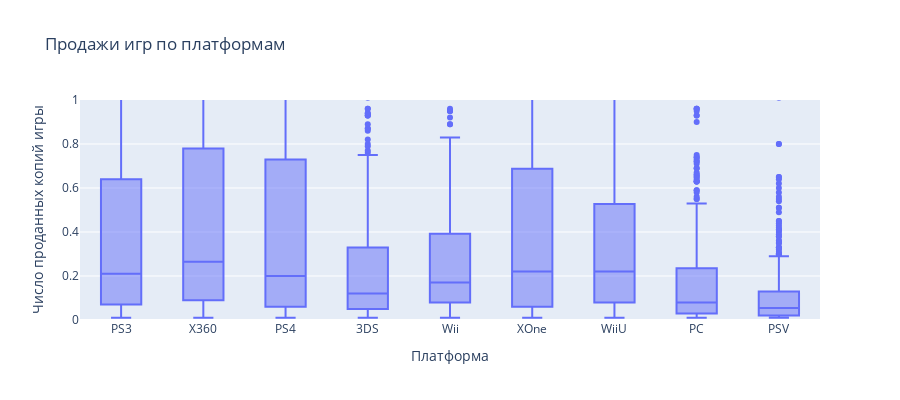

Write notebook code for a chart like this one.
### Markdown cell above
Здесь мы видим, что наиболее успешные игры в плане продаж выходили на консолях PS3, PS4, XBox 360 и 3DS. На остальных платформах сборы от хитовых релизов были меньше - худший результат в этом плане показывает Playstation Vita.

Однако эти выбросы обусловлены не платформой, а скорее хитовостью самих игр. Больший интерес представляют  значения, заключенные в рамках "ящиков":

### Code cell
fig1.update_yaxes(range = [0, 1])
fig1.show()

### Figure 1 — Plotly figure (JSON) as saved in the notebook; plotly's stock layout.template omitted (floating-point values rounded to 4 significant figures; data arrays with more than 128 entries replaced by an {"elided": "..."} marker saying what was removed)
{"data": [{"alignmentgroup": "True", "hovertemplate": "Платформа=%{x}<br>Число проданных копий игры=%{y}<extra></extra>", "legendgroup": "", "marker": {"color": "#636efa"}, "name": "", "notched": false, "offsetgroup": "", "orientation": "v", "showlegend": false, "type": "box", "x": {"elided": "3561 str values"}, "x0": " ", "xaxis": "x", "y": {"elided": "3561 float values"}, "y0": " ", "yaxis": "y"}], "layout": {"boxmode": "group", "height": 400, "legend": {"tracegroupgap": 0}, "title": {"text": "Продажи игр по платформам"}, "xaxis": {"anchor": "y", "domain": [0, 1], "title": {"text": "Платформа"}}, "yaxis": {"anchor": "x", "domain": [0, 1], "range": [0, 1], "title": {"text": "Число проданных копий игры"}}}}
